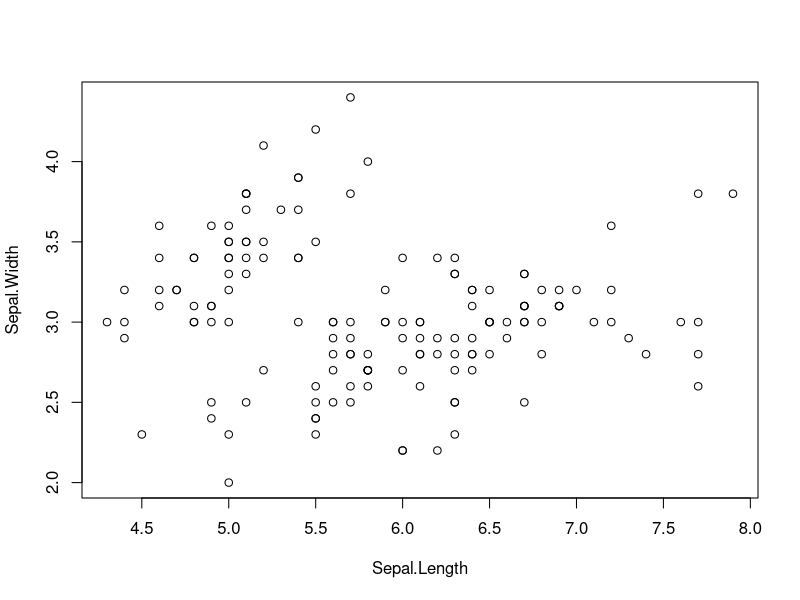
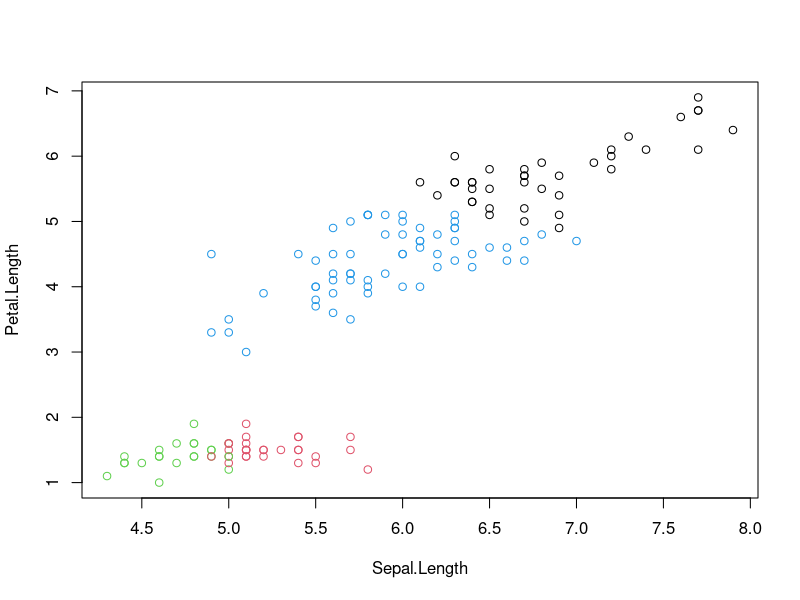
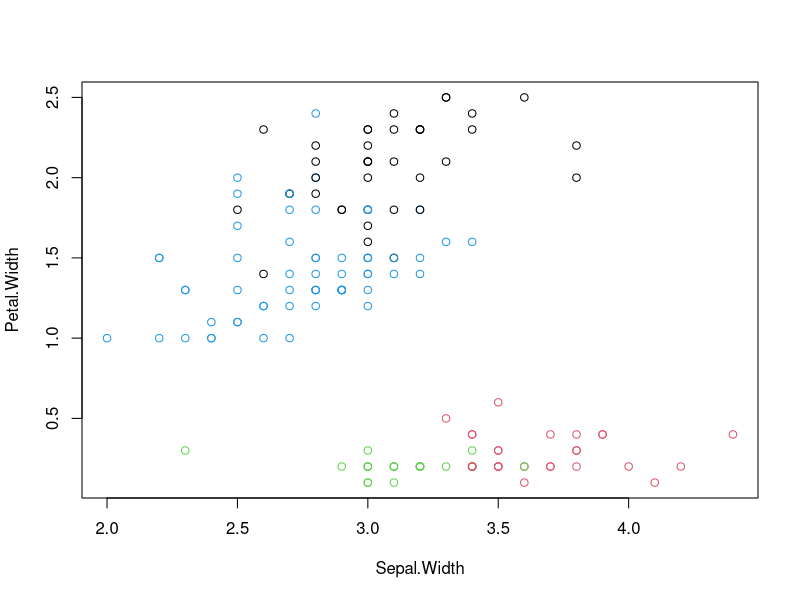
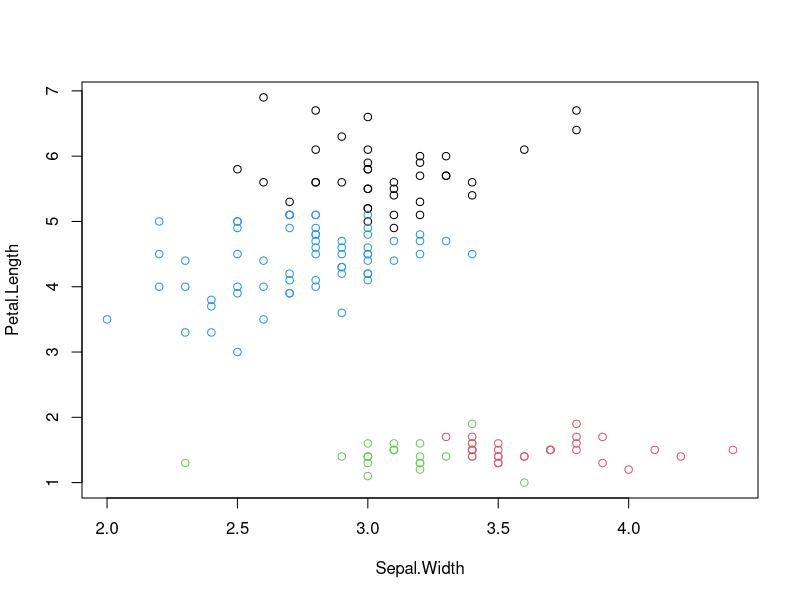
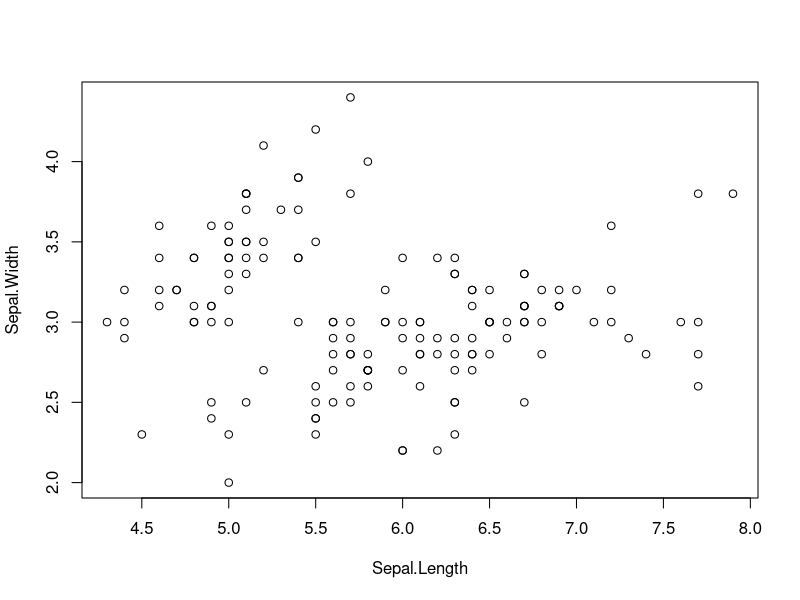
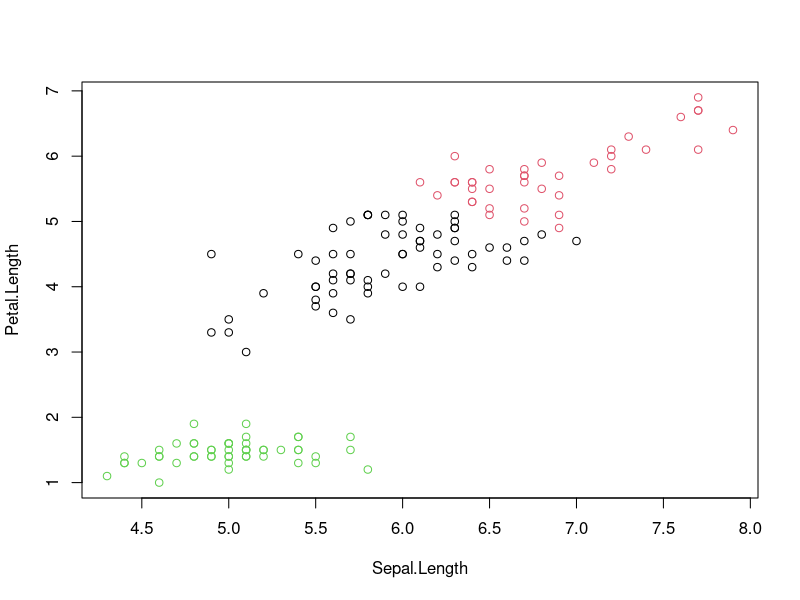
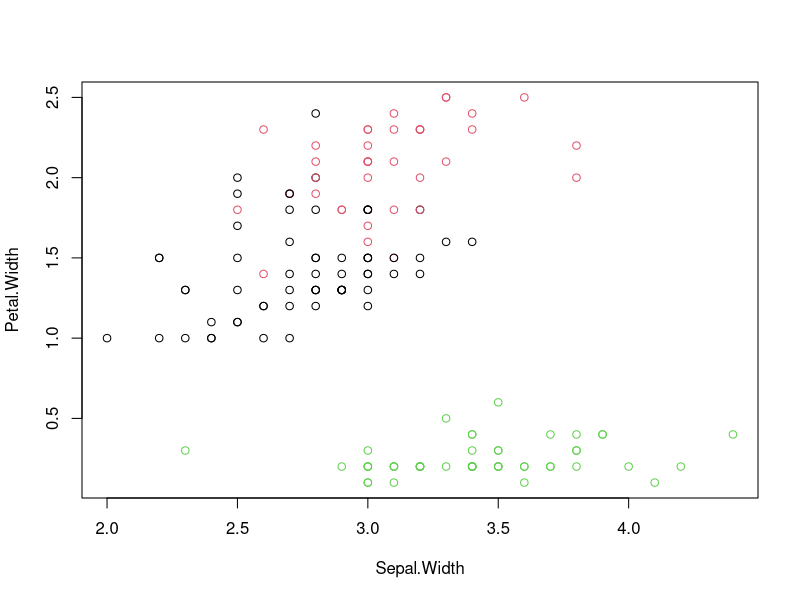
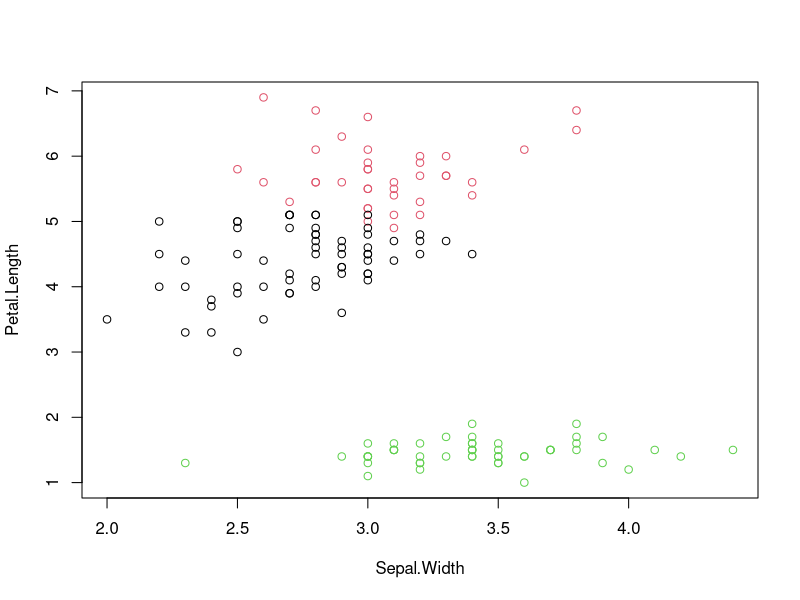

Source code (R) for these figures, in order:
#Nous utiliserons essentiellement deux approches en nous appuyant sur deux procédures du logiciel R : la
#classification ascendante hiérarchique (CAH) avec hclust() ; la méthode des centres mobiles (k-means)
#avec kmeans().

install.packages("FactoMineR")
#Factominer permet de réaliser des analyses classiques telles que l'analyse en composantes principales (ACP),
#l'analyse des correspondances (AC), l'analyse des correspondances multiples (ACM) ainsi que des analyses plus avancées.
library(FactoMineR)
#On importe un dataset de R connu, Iris, dont les données ont été collectées par Edgar Anderson
data(iris)
iris
?iris
iris_bis = iris[,-5]
"methode des k means"
# La méthode des kmeans permet de regrouper les sujets en K clusters distincts.
# les sujets appartiennent à un seul cluster, et les clusters ne se chevauchent pas.
?kmeans
km_4 = kmeans(iris_bis,centers=4)
km_4
plot(iris_bis[,c(1,2)])
plot(iris_bis[,c(1,3)], col=km_4$cluster)
plot(iris_bis[,c(2,4)], col=km_4$cluster)
plot(iris_bis[,c(2,3)], col=km_4$cluster)

km_3 = kmeans(iris_bis,centers=3)
km_3
plot(iris_bis[,c(1,2)])
plot(iris_bis[,c(1,3)], col=km_3$cluster)
plot(iris_bis[,c(2,4)], col=km_3$cluster)
plot(iris_bis[,c(2,3)], col=km_3$cluster)

#on effectue désormais la CAH
#Le principe de la CAH est de rassembler des individus selon un critère de ressemblance défini au préalable
#qui s’exprimera sous la forme d’une matrice de distances, exprimant la distance existant entre chaque individu pris deux à deux.
#La CAH va ensuite rassembler les individus de manière itérative afin de produire un dendrogramme ou arbre de classification.
iris_distance = dist(iris_bis)
?hclust
#On indique sur quoi il faut faire la CAH 
cah = hclust(iris_distance)
#On print la CAH
plot(cah)
# Découper en choisissant le nombre de groupes, 2 puis 3
cutree(cah,k=2)
cutree(cah,k=3)
plot(iris_bis[,c(1,2)], col=cutree(cah,k=3))
plot(iris_bis[,c(1,4)], col=cutree(cah,k=3))
plot(iris_bis[,c(2,3)], col=cutree(cah,k=3))
plot(iris_bis[,c(3,4)], col=cutree(cah,k=3))
